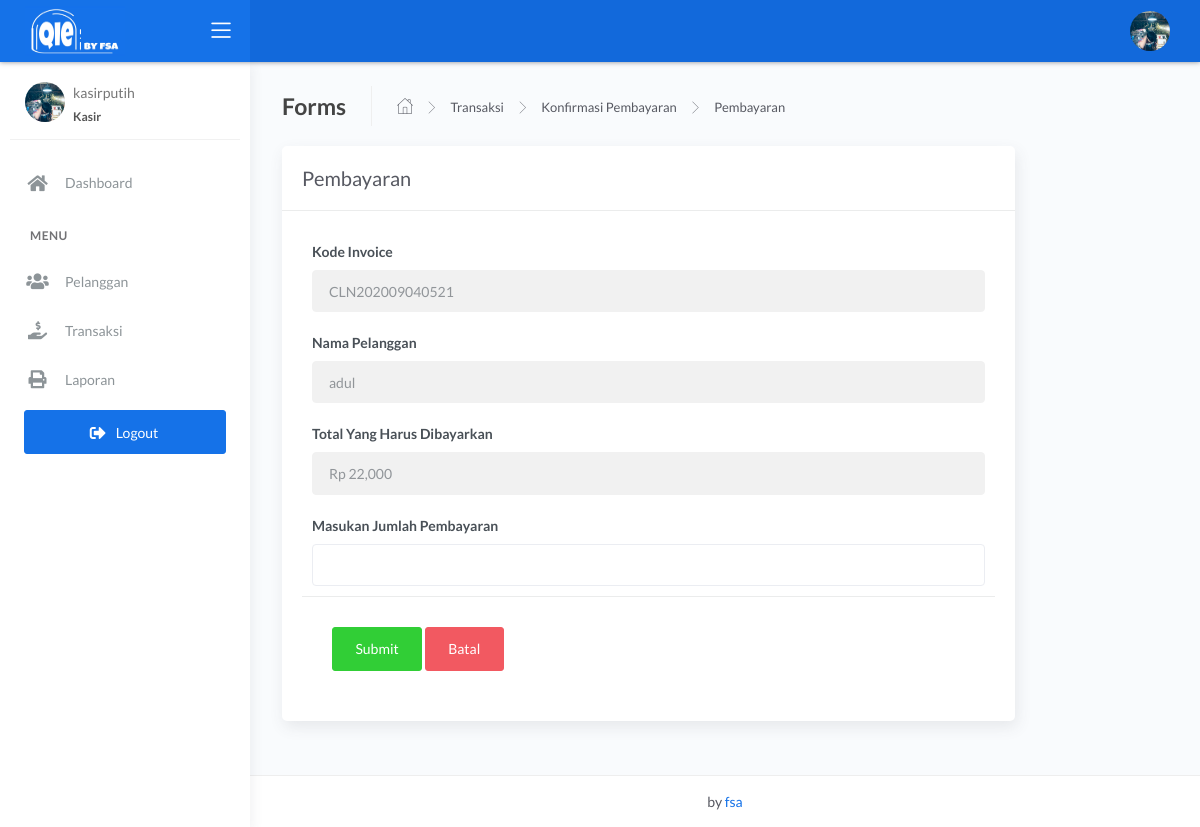
/kasir/bayar.php?id=40 (signed in), run on the app's committed database.
### tables this page shows
CREATE TABLE `transaksi` (
  `id_transaksi` int(11) NOT NULL,
  `outlet_id` int(11) DEFAULT NULL,
  `kode_invoice` varchar(228) DEFAULT NULL,
  `id_pelanggan` int(11) DEFAULT NULL,
  `tgl` datetime DEFAULT NULL,
  `batas_waktu` datetime DEFAULT NULL,
  `tgl_pembayaran` datetime DEFAULT NULL,
  `biaya_tambahan` int(11) DEFAULT NULL,
  `diskon` double DEFAULT NULL,
  `pajak` int(11) DEFAULT NULL,
  `status` enum('baru','proses','selesai','diambil') DEFAULT NULL,
  `status_bayar` enum('dibayar','belum') DEFAULT NULL,
  `id_user` int(11) DEFAULT NULL
);

CREATE TABLE `pelanggan` (
  `id_pelanggan` int(11) NOT NULL,
  `nama_pelanggan` varchar(228) NOT NULL,
  `alamat_pelanggan` text NOT NULL,
  `jenis_kelamin` enum('L','P') NOT NULL,
  `telp_pelanggan` varchar(15) NOT NULL,
  `no_ktp` varchar(30) NOT NULL
);

CREATE TABLE `detail_transaksi` (
  `id_detail` int(11) NOT NULL,
  `id_transaksi` int(11) NOT NULL,
  `id_paket` int(11) NOT NULL,
  `qty` double NOT NULL,
  `total_harga` double NOT NULL,
  `keterangan` text NOT NULL,
  `total_bayar` int(11) NOT NULL
);

### kasir/bayar.php (the view, shortened to what this page needs)
<?php
$title = 'Pembayaran';
require 'koneksi.php';
$query = mysqli_query($conn, "SELECT transaksi.*, pelanggan.nama_pelanggan, detail_transaksi.total_harga FROM transaksi INNER JOIN pelanggan ON pelanggan.id_pelanggan = transaksi.id_pelanggan INNER JOIN detail_transaksi ON detail_transaksi.id_transaksi = transaksi.id_transaksi WHERE transaksi.id_transaksi = " . $_GET['id']);
$data = mysqli_fetch_assoc($query);
require 'header.php';
?>
<div class="content">
    <div class="page-inner">
        <div class="page-header">
            <h4 class="page-title">Forms</h4>
            <ul class="breadcrumbs">
                <li class="nav-home">
                    <a href="index.php">
                        <i class="flaticon-home"></i>
                    </a>
                </li>
                <li class="separator">
                    <i class="flaticon-right-arrow"></i>
                </li>
                <li class="nav-item">
                    <a href="transaksi.php">Transaksi</a>
                </li>
                <li class="separator">
                    <i class="flaticon-right-arrow"></i>
                </li>
                <li class="nav-item">
                    <a href="konfirmasi.php">Konfirmasi Pembayaran</a>
                </li>
                <li class="separator">
                    <i class="flaticon-right-arrow"></i>
                </li>
                <li class="nav-item">
                    <a href="#"><?= $title; ?></a>
                </li>
            </ul>
        </div>
        <div class="row">
            <div class="col-md-10">
                <div class="card">
                    <div class="card-header">
                        <div class="card-title"><?= $title; ?></div>
                    </div>
                    <form action="bayar.php?id=<?= $data['id_transaksi']; ?>" id="form-submit" method="POST">
                        <div class="card-body">
                            <div class="form-group">
                                <label for="largeInput">Kode Invoice</label>
                                <input type="text" name="kode_invoice" class="form-control form-control" id="defaultInput" value="<?= $data['kode_invoice']; ?>" readonly>
                            </div>
                            <div class="form-group">
                                <label for="largeInput">Nama Pelanggan</label>
                                <input type="text" name="nama_pelanggan" class="form-control form-control" id="defaultInput" value="<?= $data['nama_pelanggan']; ?>" readonly>
                            </div>
                            <div class="form-group">
                                <label for="largeInput">Total Yang Harus Dibayarkan</label>
                                <input type="text" name="total_harga" class="form-control form-control" id="defaultInput" value="<?= 'Rp ' . number_format($data['total_harga']); ?>" readonly>
                            </div>
                            <div class="form-group">
                                <label for="largeInput">Masukan Jumlah Pembayaran</label>
                                <input type="number" name="total_bayar" id="total_bayar" class="form-control form-control" id="defaultInput" value="">
                            </div>
                            <div class="card-action">
                                <button type="submit" name="btn-simpan" class="btn btn-success">Submit</button>
                                <a href="javascript:void(0)" onclick="window.history.back();" class="btn btn-danger">Batal</a>
                            </div>
                    </form>
                </div>
            </div>
        </div>
    </div>
</div>
<?php require 'footer.php'; ?>

### data on the page
transaksi: kode_invoice "CLN202009040521", nama_pelanggan "adul", total_harga "Rp 22,000"

### other printed values
$_SESSION['username'] "kasirputih"
$title "Pembayaran"
